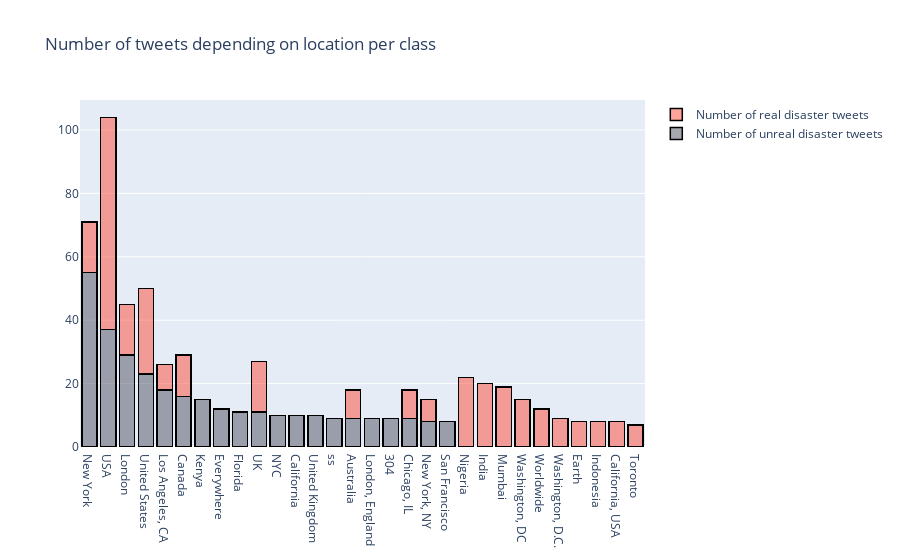

This figure's notebook cell:
### Code cell
#Number of tweets depending on location per class

train1_df = train[train["target"]==1]
train0_df = train[train["target"]==0]
cnt_1 = train1_df['location'].value_counts()
cnt_1.reset_index()
cnt_1 = cnt_1[:20,]

cnt_0 = train0_df['location'].value_counts()
cnt_0.reset_index()
cnt_0 = cnt_0[:20,]

trace1 = go.Bar(
                x = cnt_1.index,
                y = cnt_1.values,
                name = "Number of real disaster tweets",
                marker = dict(color = 'rgba(255, 74, 55, 0.5)',
                             line=dict(color='rgb(0,0,0)',width=1.5)),
                )
trace0 = go.Bar(
                x = cnt_0.index,
                y = cnt_0.values,
                name = "Number of unreal disaster tweets",
                marker = dict(color = 'rgba(79, 82, 97, 0.5)',
                             line=dict(color='rgb(0,0,0)',width=1.5)),
                )


data = [trace0,trace1]
layout = go.Layout(barmode = 'stack',title = 'Number of tweets depending on location per class')
fig = go.Figure(data = data, layout = layout)
py.iplot(fig)

### Figure 1 — Plotly figure (JSON) as saved in the notebook; plotly's stock layout.template omitted (floating-point values rounded to 4 significant figures)
{"data": [{"marker": {"color": "rgba(79, 82, 97, 0.5)", "line": {"color": "rgb(0,0,0)", "width": 1.5}}, "name": "Number of unreal disaster tweets", "type": "bar", "x": ["New York", "USA", "London", "United States", "Los Angeles, CA", "Canada", "Kenya", "Everywhere", "Florida", "UK", "NYC", "California", "United Kingdom", "ss", "Australia", "London, England", "304", "Chicago, IL", "New York, NY", "San Francisco"], "y": [55, 37, 29, 23, 18, 16, 15, 12, 11, 11, 10, 10, 10, 9, 9, 9, 9, 9, 8, 8]}, {"marker": {"color": "rgba(255, 74, 55, 0.5)", "line": {"color": "rgb(0,0,0)", "width": 1.5}}, "name": "Number of real disaster tweets", "type": "bar", "x": ["USA", "United States", "Nigeria", "India", "Mumbai", "UK", "New York", "London", "Washington, DC", "Canada", "Worldwide", "Australia", "Washington, D.C.", "Chicago, IL", "Los Angeles, CA", "Earth", "Indonesia", "California, USA", "Toronto", "New York, NY"], "y": [67, 27, 22, 20, 19, 16, 16, 16, 15, 13, 12, 9, 9, 9, 8, 8, 8, 8, 7, 7]}], "layout": {"barmode": "stack", "title": {"text": "Number of tweets depending on location per class"}}}
